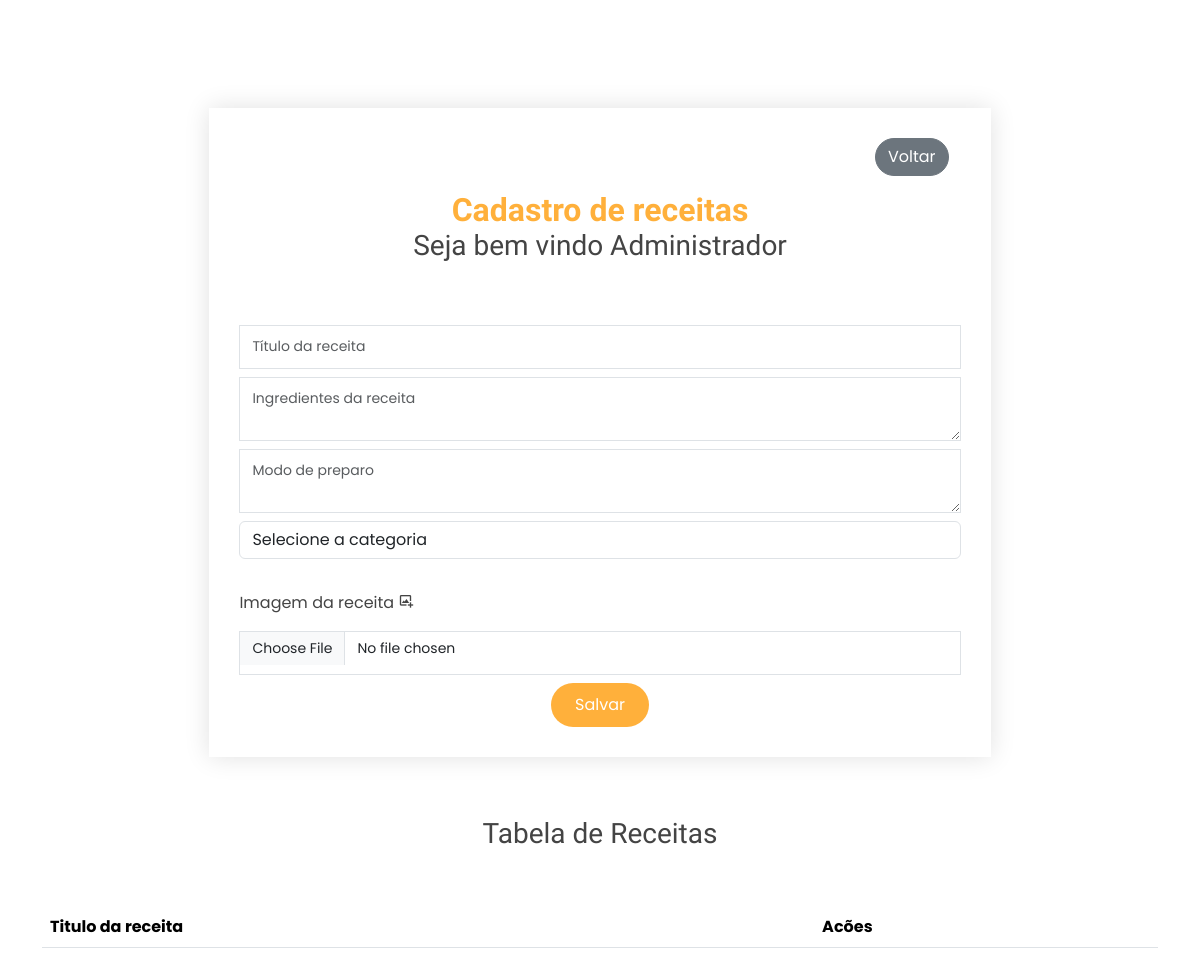
The app's page /src/ebooks/receita.php, older data.
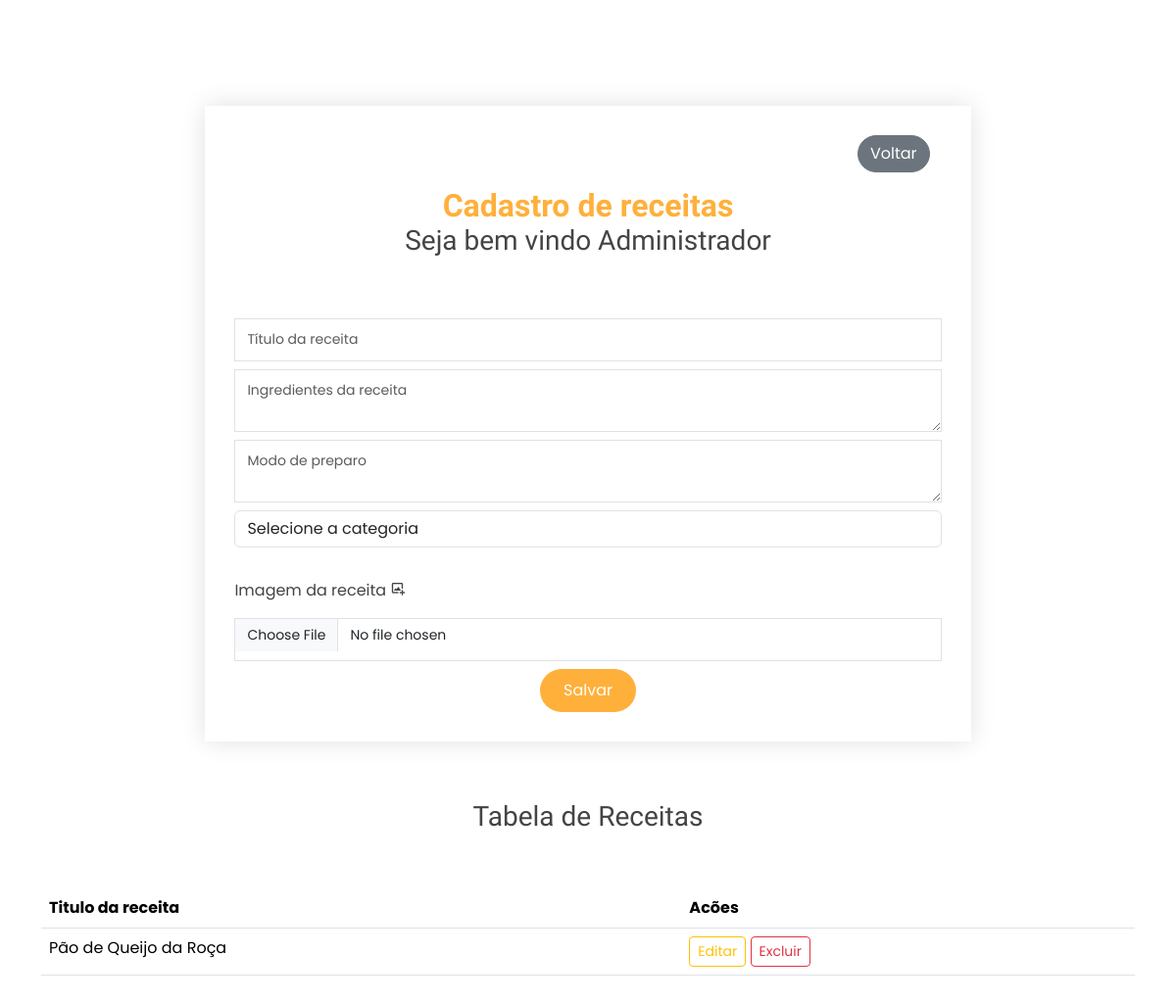
The same page, newer data.
### tables this page shows
CREATE TABLE receitas (
  id int(11) NOT NULL AUTO_INCREMENT PRIMARY KEY,
  titulo varchar(150) NOT NULL,
  ingredientes text not null,
  modo_preparo text not null,
  foto varchar(255) null,
  categoria_id int not null,
  foreign key (categoria_id) references categorias (id)
);

### src/ebooks/receita.php (the view, shortened to what this page needs)
<?php
try {
  $pdo = new PDO('mysql:host=localhost;dbname=cozinha' , "root", "");
  $pdo->setAttribute(PDO::ATTR_ERRMODE, PDO::ERRMODE_EXCEPTION);
} catch(PDOException $e) {
  echo 'Error: ' . $e->getMessage();
}
$lista = $pdo->query("SELECT * FROM receitas;");
$receitas = $lista->fetchall(PDO::FETCH_ASSOC);
?>
<!DOCTYPE html>
<html lang="en">
<head>
    <link href="../assets/vendor/animate.css/animate.min.css" rel="stylesheet">
    <link href="../assets/vendor/bootstrap/css/bootstrap.min.css" rel="stylesheet">
    <link href="../assets/vendor/bootstrap-icons/bootstrap-icons.css" rel="stylesheet">
    <link href="../assets/vendor/boxicons/css/boxicons.min.css" rel="stylesheet">
    <link href="../assets/vendor/glightbox/css/glightbox.min.css" rel="stylesheet">
    <link href="../assets/vendor/swiper/swiper-bundle.min.css" rel="stylesheet">
    <link href="../assets/css/style.css" rel="stylesheet">
</head>
<body>
  <main id="main">
  <section id="contact" class="contact ">
        <div class="container mt-5">
          <form action="cadastra.php" method="post" class="php-email-form" style="width: 70%; margin: auto;">
            <div class="container">
            <div class="col-lg-12" style="text-align: right;">
              <a href="../admin/dashboard.php" type="button" class="btn btn-secondary rounded-pill">Voltar</a>
            </div>
                <div class="section-title">
                  <h2><span>Cadastro de receitas</span></h1>
                  <h3>Seja bem vindo Administrador</h3><br>
                </div>
              </div>
            <div class="row">
              <div class="col-md-12 form-group">
                <input type="text" name="titulo" class="form-control" id="titulo" placeholder="Título da receita" required>
              </div>
              <div class="col-md-12 form-group">
                <textarea  name="ingredientes" class="form-control" id="ingredientes" placeholder="Ingredientes da receita" required></textarea>
              </div>
              <div class="col-md-12 form-group">
                <textarea name="preparo" class="form-control" id="preparo" placeholder="Modo de preparo" required></textarea>
              </div>
              <div class="col-md-12 form-group">
                <select name="categoria" id="categoria" class="form-control" placeholder="Selecione a categoria">
                  <option value="volvo">Selecione a categoria</option>
                </select>
                </div>
              </div>
              <br>
              <div class="col-md-12 form-group">
                <p>Imagem da receita <i class="bx bx-image-add"></i></p>
                <input type="file" name="img" class="form-control" id="img"required>
              </div>
            <div class="text-center"><button  type="submit">Salvar</button></div>
          </form>
        </div>
      </section>
  </main>
  <div class="container" >
    <h3 class="text-center">Tabela de Receitas</h3>
    <br>
    <br>
   <table class="table table-action">
    <thead>
      <tr>
        <th class="t-small">Titulo da receita</th>
        <th class="t-small">Acões</th>
      </tr>
    </thead>
    <tbody>
      <?php
      foreach ($receitas as  $value){
      ?>
      <tr>
       <td>
         <?= $value["titulo"]?>
       </td>
        <td><button type="button" class="btn btn-outline-warning btn-sm">Editar</button>
<button type="button" class="btn btn-outline-danger btn-sm">Excluir</button></td>
      </tr>
      <?php
     }
      ?>
    </tbody>
  </table>
  <br>
  <br>
  <br>
  <br>
  <br>
  </div>
</body>
</html>

Row changes from the older to the newer data that the page shows:
added receitas: titulo "Pão de Queijo da Roça"
